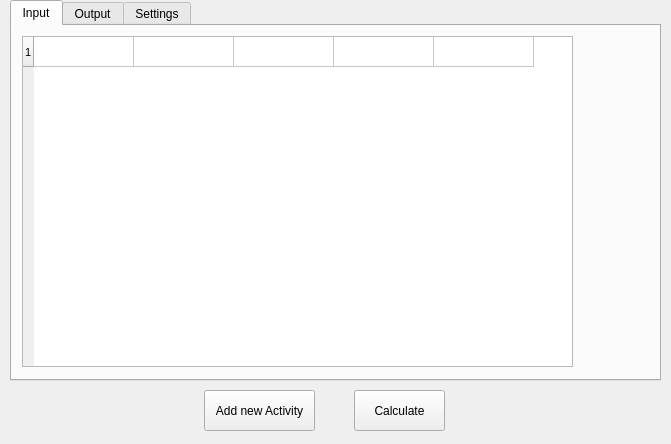
<?xml version="1.0" encoding="UTF-8"?>
<ui version="4.0">
 <class>MainWindow</class>
 <widget class="QMainWindow" name="MainWindow">
  <property name="geometry">
   <rect>
    <x>0</x>
    <y>0</y>
    <width>671</width>
    <height>444</height>
   </rect>
  </property>
  <property name="font">
   <font>
    <pointsize>7</pointsize>
   </font>
  </property>
  <property name="windowTitle">
   <string>KN2C_Project Management</string>
  </property>
  <widget class="QWidget" name="centralWidget">
   <widget class="QPushButton" name="add_button">
    <property name="geometry">
     <rect>
      <x>204</x>
      <y>390</y>
      <width>111</width>
      <height>41</height>
     </rect>
    </property>
    <property name="font">
     <font>
      <pointsize>9</pointsize>
     </font>
    </property>
    <property name="text">
     <string>Add new Activity</string>
    </property>
   </widget>
   <widget class="QPushButton" name="calculate_table">
    <property name="geometry">
     <rect>
      <x>354</x>
      <y>390</y>
      <width>91</width>
      <height>41</height>
     </rect>
    </property>
    <property name="font">
     <font>
      <pointsize>9</pointsize>
     </font>
    </property>
    <property name="text">
     <string>Calculate</string>
    </property>
   </widget>
   <widget class="QTabWidget" name="tabWidget">
    <property name="geometry">
     <rect>
      <x>10</x>
      <y>0</y>
      <width>651</width>
      <height>381</height>
     </rect>
    </property>
    <property name="font">
     <font>
      <pointsize>9</pointsize>
     </font>
    </property>
    <property name="currentIndex">
     <number>0</number>
    </property>
    <widget class="QWidget" name="tab">
     <attribute name="title">
      <string>Input</string>
     </attribute>
     <widget class="QTableWidget" name="activity_table">
      <property name="geometry">
       <rect>
        <x>10</x>
        <y>10</y>
        <width>551</width>
        <height>331</height>
       </rect>
      </property>
      <property name="font">
       <font>
        <pointsize>8</pointsize>
       </font>
      </property>
      <property name="gridStyle">
       <enum>Qt::SolidLine</enum>
      </property>
      <property name="rowCount">
       <number>1</number>
      </property>
      <property name="columnCount">
       <number>5</number>
      </property>
      <attribute name="horizontalHeaderVisible">
       <bool>false</bool>
      </attribute>
      <attribute name="horizontalHeaderCascadingSectionResizes">
       <bool>false</bool>
      </attribute>
      <row/>
      <column/>
      <column/>
      <column/>
      <column/>
      <column/>
     </widget>
    </widget>
    <widget class="QWidget" name="tab_3">
     <attribute name="title">
      <string>Output</string>
     </attribute>
     <widget class="QLabel" name="gantt_label">
      <property name="geometry">
       <rect>
        <x>10</x>
        <y>10</y>
        <width>621</width>
        <height>321</height>
       </rect>
      </property>
      <property name="text">
       <string>Output Image</string>
      </property>
     </widget>
    </widget>
    <widget class="QWidget" name="tab_2">
     <attribute name="title">
      <string>Settings</string>
     </attribute>
     <widget class="QDateEdit" name="start_dateEdit">
      <property name="geometry">
       <rect>
        <x>210</x>
        <y>60</y>
        <width>110</width>
        <height>24</height>
       </rect>
      </property>
     </widget>
     <widget class="QLabel" name="label">
      <property name="geometry">
       <rect>
        <x>51</x>
        <y>50</y>
        <width>121</width>
        <height>51</height>
       </rect>
      </property>
      <property name="text">
       <string>Start Date :</string>
      </property>
     </widget>
     <widget class="QLabel" name="label_2">
      <property name="geometry">
       <rect>
        <x>50</x>
        <y>96</y>
        <width>171</width>
        <height>21</height>
       </rect>
      </property>
      <property name="text">
       <string>Maximum of Resource1 :</string>
      </property>
     </widget>
     <widget class="QLineEdit" name="maxRes1_lineedit">
      <property name="geometry">
       <rect>
        <x>210</x>
        <y>96</y>
        <width>71</width>
        <height>23</height>
       </rect>
      </property>
      <property name="text">
       <string>4</string>
      </property>
     </widget>
     <widget class="QLabel" name="label_3">
      <property name="geometry">
       <rect>
        <x>50</x>
        <y>130</y>
        <width>171</width>
        <height>21</height>
       </rect>
      </property>
      <property name="text">
       <string>Maximum of Resource2 :</string>
      </property>
     </widget>
     <widget class="QLineEdit" name="maxRes2_lineedit">
      <property name="geometry">
       <rect>
        <x>210</x>
        <y>130</y>
        <width>71</width>
        <height>23</height>
       </rect>
      </property>
      <property name="text">
       <string>5</string>
      </property>
     </widget>
    </widget>
   </widget>
  </widget>
 </widget>
 <layoutdefault spacing="6" margin="11"/>
 <resources/>
 <connections/>
</ui>
